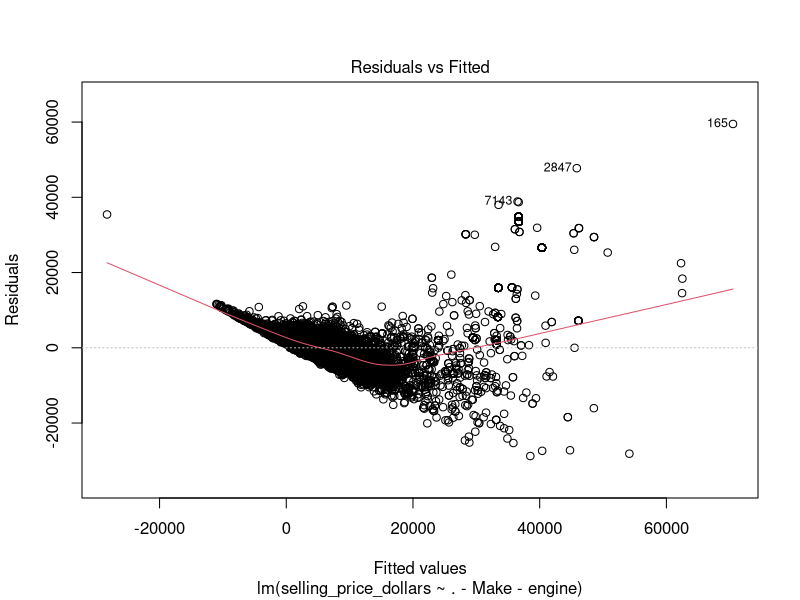
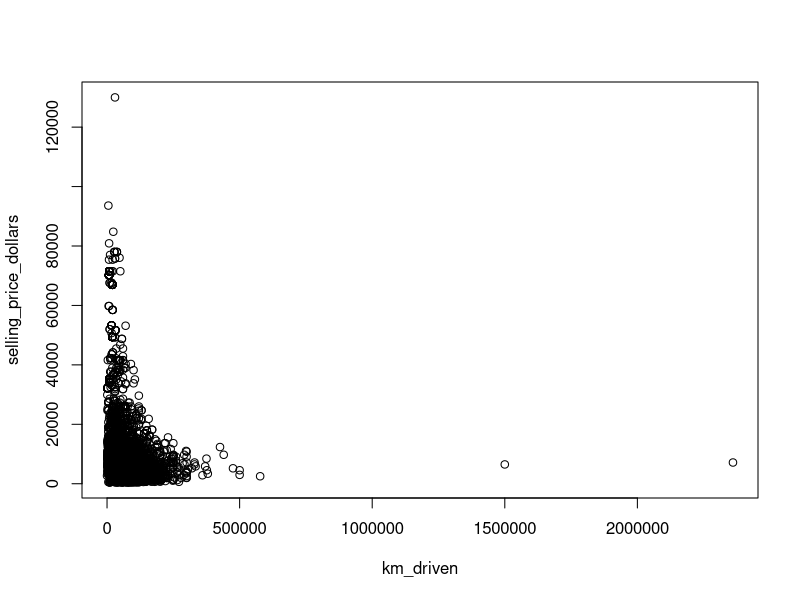
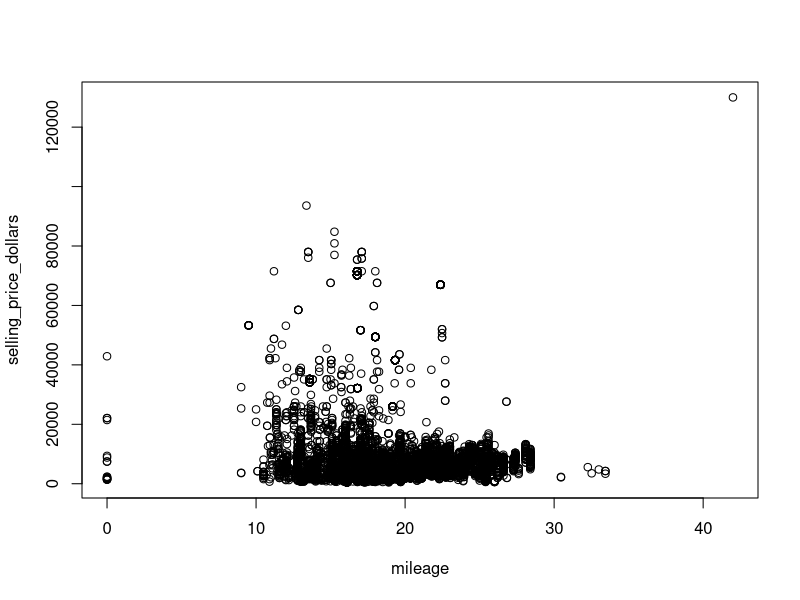
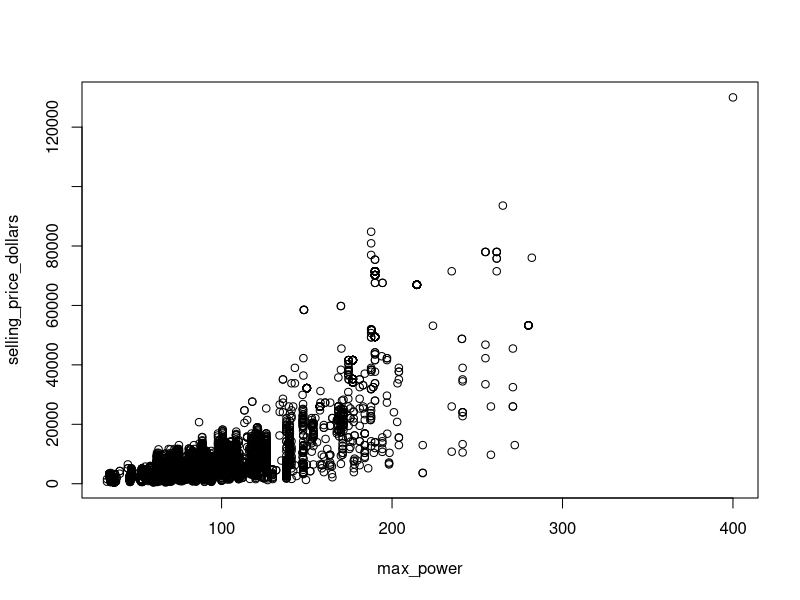
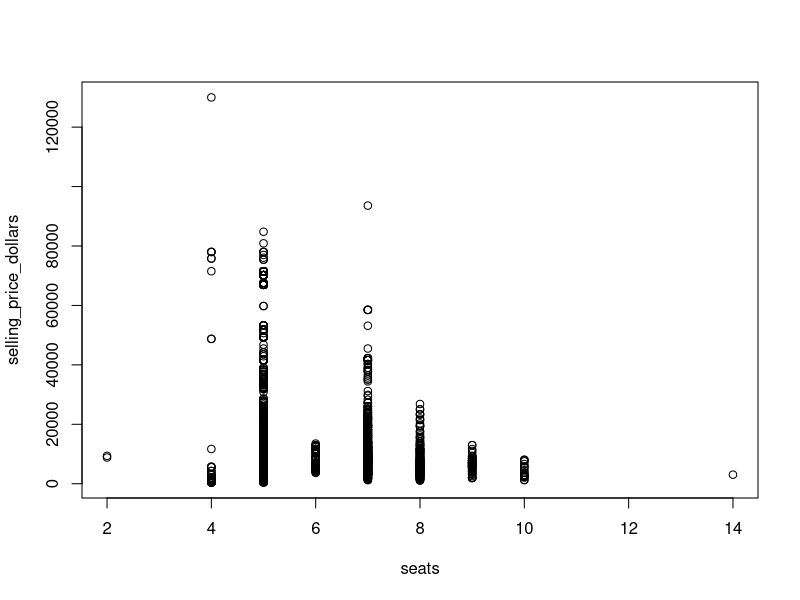
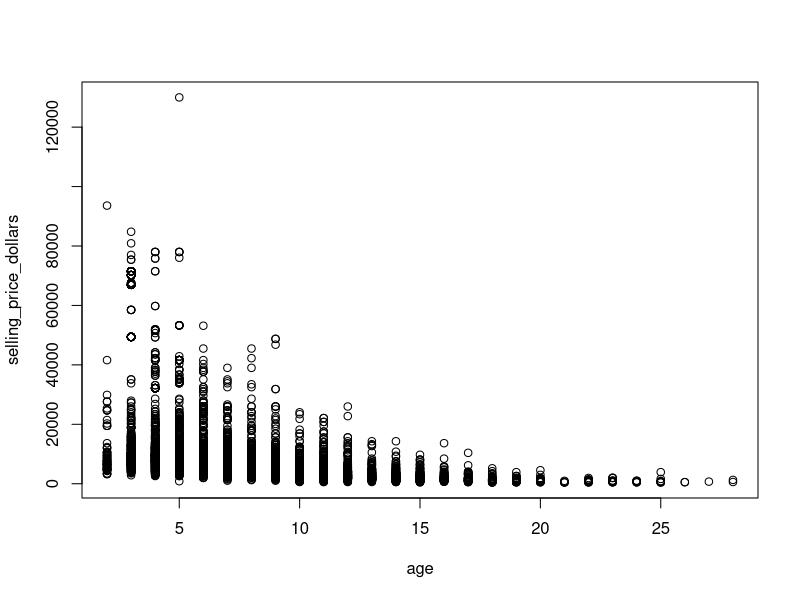
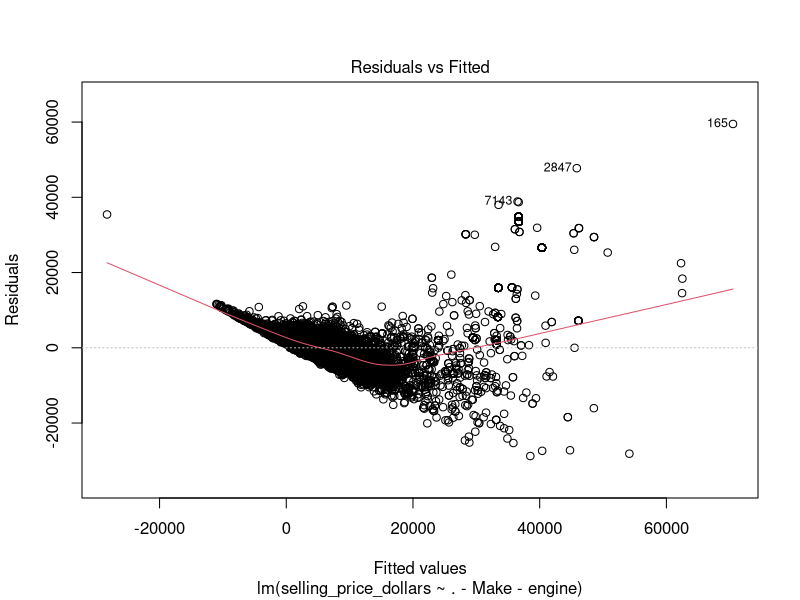
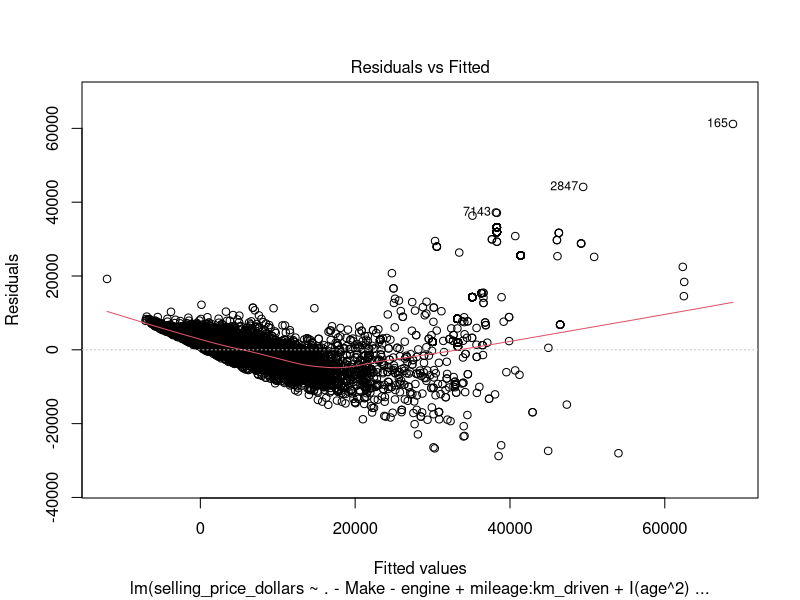

Reproduce these figures in R, in order.
## ---- chunk 1
knitr::opts_chunk$set(echo = TRUE)
## ---- chunk 2
library(readr)
library(dplyr)
library(stringr)
library(tidyr)
library(tidyverse)
## ---- chunk 3
# Read data
vehicles <- read_csv("data/cars_processed.csv")

# Convert chr columns to factors 
factor_column_names <- colnames(vehicles %>% select(where(is.character)))
vehicles[, factor_column_names] <- lapply(vehicles[,factor_column_names], factor)

head(vehicles)
## ---- chunk 4
vehicles_lr <- vehicles %>% select(-c(year, selling_price, selling_price_binary))
head(vehicles_lr)
## ---- chunk 5
#Multiple linear regression
mlr_obj <- lm(selling_price_dollars ~ .,
             data = vehicles_lr)
summary(mlr_obj)
#full model is significant but there are some individual predictors are not significant.
## ---- chunk 6
library(car)
vif(mlr_obj) 
## ---- chunk 7
reduced_1 <- lm(selling_price_dollars ~ .-Make, 
             data = vehicles_lr)
## ---- chunk 8
vif(reduced_1)
## ---- chunk 9
reduced_2 <- lm(selling_price_dollars ~ .-Make-engine,
             data = vehicles_lr)
#summary(reduced_2)
## ---- chunk 10
vif(reduced_2)
## ---- chunk 11
step(reduced_2)
## ---- chunk 12
# rename reduced_2 as final_model
final_model <- lm(selling_price_dollars ~ .-Make-engine,
             data = vehicles_lr)
summary(final_model)
## ---- chunk 13
#without fuel
null_model1 <- lm(selling_price_dollars ~ .-Make-engine-fuel,
             data = vehicles_lr)

#full vs without fuel
anova(final_model, null_model1)
## ---- chunk 14
#without owner
null_model2 <- lm(selling_price_dollars ~ .-Make-engine-owner,
             data = vehicles_lr)

#full vs without owner
anova(final_model, null_model2)
## ---- chunk 15
#without owner + fuel
null_model3 <- lm(selling_price_dollars ~ .-Make-engine-owner-fuel,
             data = vehicles_lr)

#full vs without fuel + owner
anova(final_model, null_model3)
## ---- chunk 16
summary(final_model)
## ---- chunk 17
## Residuals-vs-Fitted Plot (the 1st diagnostic plot):
plot(final_model, which = 1)
## ---- chunk 18
# plot of response against individual predictors. 
plot(selling_price_dollars ~ km_driven, data = vehicles_lr)
plot(selling_price_dollars ~ mileage, data = vehicles_lr)
plot(selling_price_dollars ~ max_power, data = vehicles_lr)
plot(selling_price_dollars ~ seats, data = vehicles_lr)
plot(selling_price_dollars ~ age, data = vehicles_lr)
## ---- chunk 19
# seeing if adding polynomial terms helps. It doesn't
final_nonlinearity <- lm(selling_price_dollars~ .-Make-engine + mileage:km_driven + I(age^2),data = vehicles_lr)
plot(final_model, which = 1)
plot(final_nonlinearity, which = 1)
## ---- chunk 20
# log transformation of response to address non-constant variance
final_logY <- lm(log(selling_price_dollars)~ .-Make-engine,
             data = vehicles_lr)
plot(final_logY , which = 1)
## ---- chunk 21
# final model called "final_model" with the form log(selling_price_dollars)~ .-Make-engine
final_logY <- lm(log(selling_price_dollars)~ .-Make-engine,
             data = vehicles_lr)
final_model <- final_logY

plot(final_logY, which = 1)
## ---- chunk 22
plot(final_model, which = 2)
plot(density(resid(final_model)))
## ---- chunk 23
plot(final_model, which=3) 
plot(rstandard(final_model))
text(x=1:nrow(vehicles_lr),y=rstandard(final_model), rownames(vehicles_lr), cex=0.6, pos=4, col="red")
## ---- chunk 24
plot(hatvalues(final_model))
text(x=1:nrow(vehicles_lr),y=hatvalues(final_model), rownames(vehicles_lr), cex=0.6, pos=4, col="red")
## ---- chunk 25
plot(final_model, which = 4)
## ---- chunk 26
vehicles_lr[3378,]
## ---- chunk 27
summary(vehicles_lr$km_driven)
## ---- chunk 28
boxplot(vehicles_lr$km_driven, main = "Distribution of km_driven")
## ---- chunk 29
# remove outlier
vehicles_lr_wout_outlier <- vehicles_lr[-c(3378),]

# Refit model without outlier
final_model_wout_outlier <- lm(log(selling_price_dollars)~ .-Make-engine + I(age^2),
             data = vehicles_lr_wout_outlier)
## ---- chunk 30
# Model diagnostics after removing outlier
plot(final_model_wout_outlier, which = 1)
plot(final_model_wout_outlier, which = 2)
plot(final_model_wout_outlier, which = 4)
## ---- chunk 31
summary(final_model)
summary(final_model_wout_outlier)
## ---- chunk 32
# final model
summary(final_model, data = vehicles_lr)
